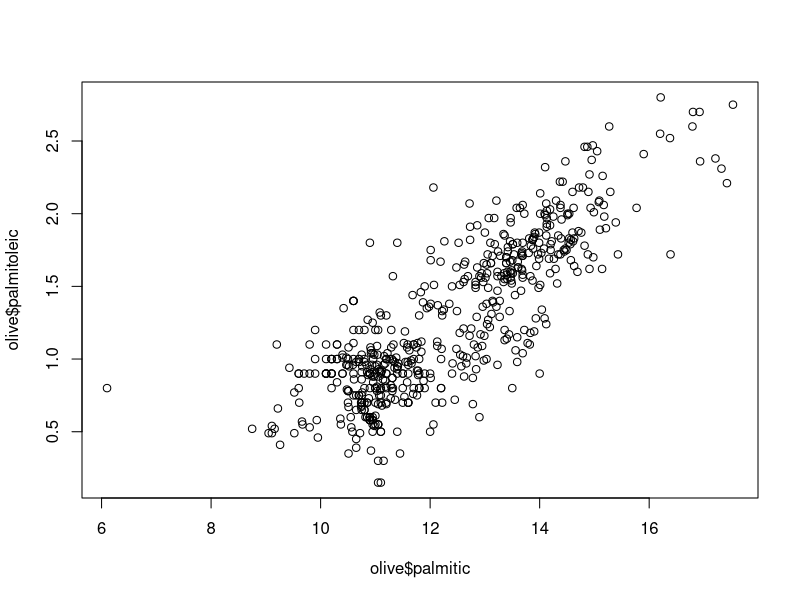
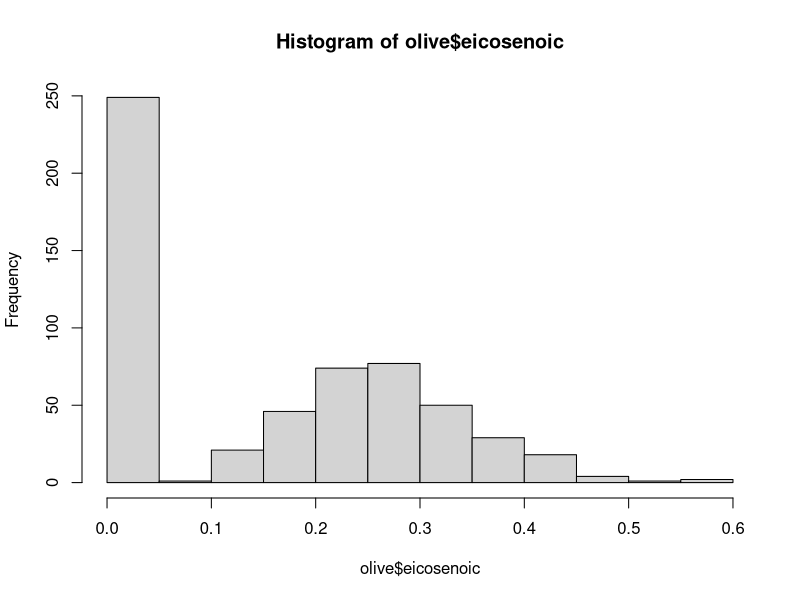
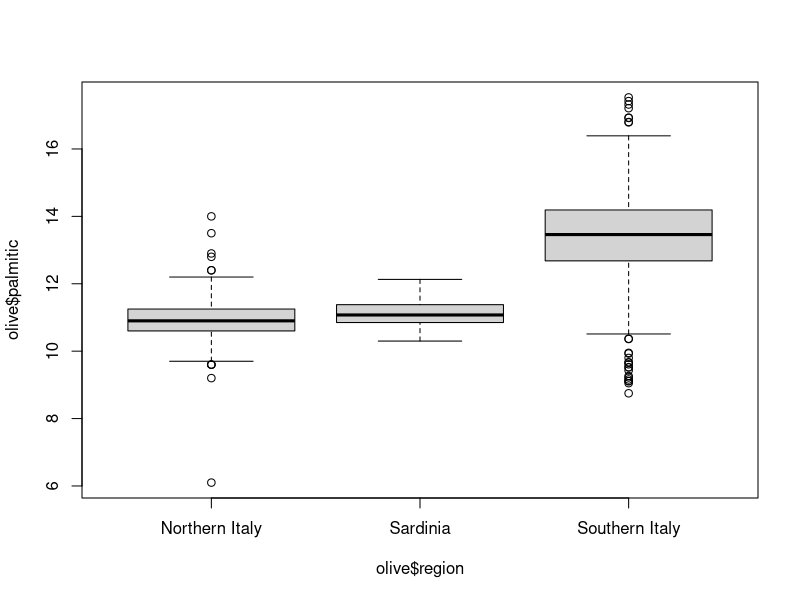
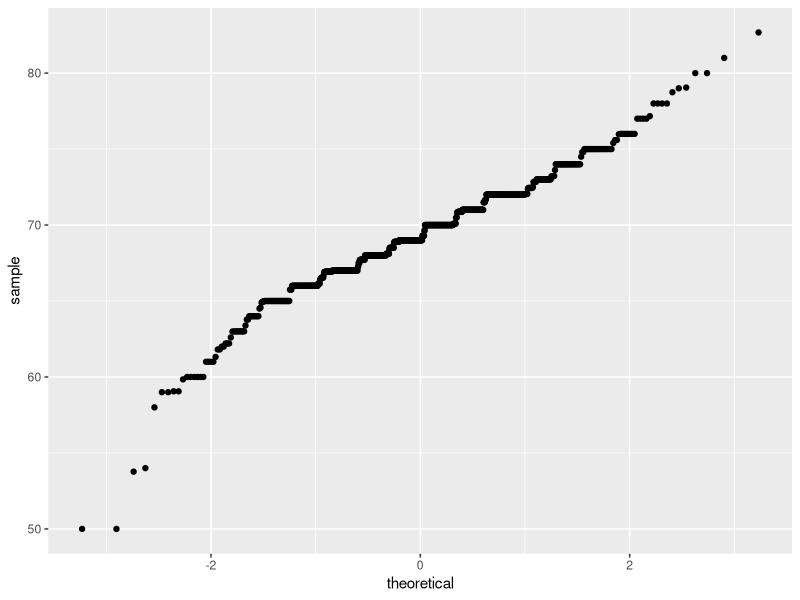
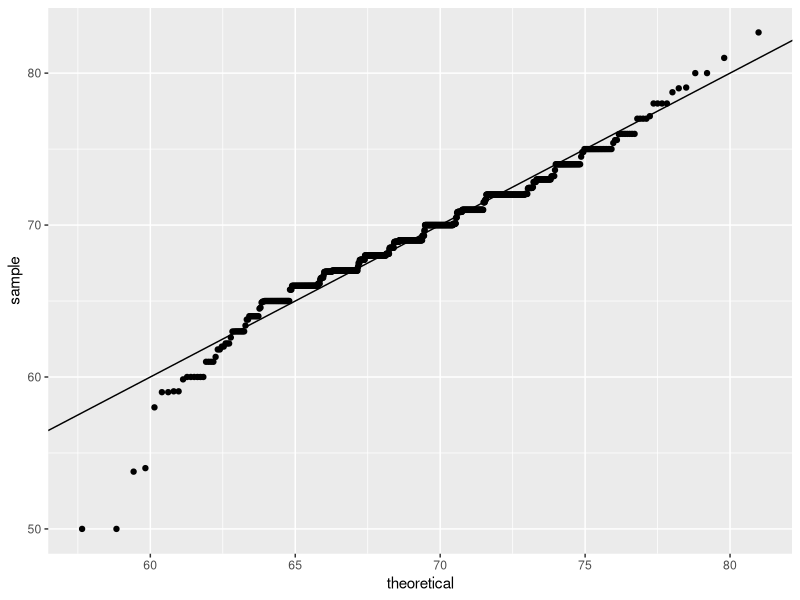
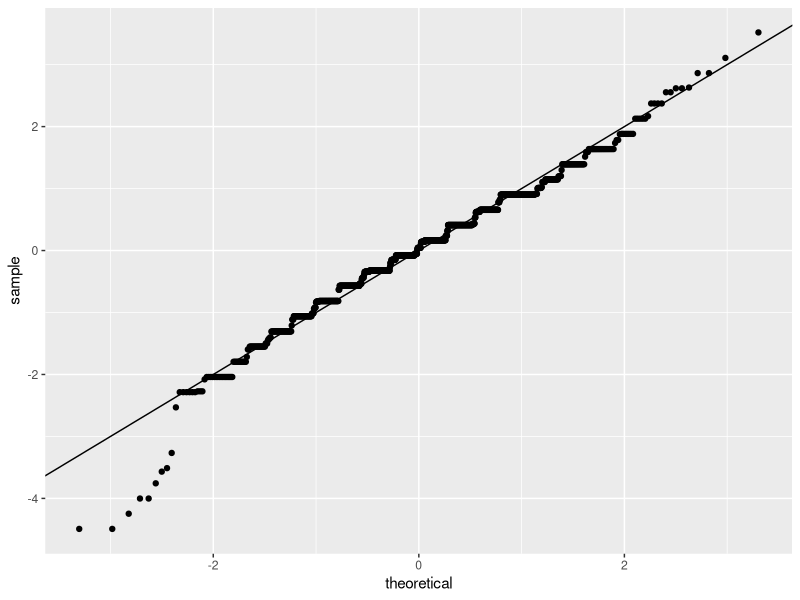

Source code (R) for these figures, in order:
#### Section 1 Assessment

MNF1 <- function(a, b, c)
{
  z <- ((-b + sqrt(b^2 - 4*a*c))/(2*a))
  return(z)
}

MNF2 <- function(a, b, c)
{
  z <- ((-b - sqrt(b^2 - 4*a*c))/(2*a))
  return(z)
}


MNF1(2, -1, -4)

MNF2(2, -1, -4)


log(1024, base = 4)

library(dslabs)
data(movielens)
str(movielens)

nrow(movielens)
ncol(movielens)

nlevels(movielens$genres)










###### Section 3 Assesment
library(dslabs)
library(dplyr)
data(heights)
options(digits = 3)    # report 3 significant digits for all answers

heights <- heights
avg <- mean(heights$height)
ind <- heights$height > avg
sum(ind)

ind2 <- ind & heights$sex == "Female"
sum(ind2)

mean(heights$sex == "Female")

min(heights$height)
match(min(heights$height), heights$height)
heights$sex[match(min(heights$height), heights$height)]

max(heights$height)

x <- 50:82
x2 <- x %in% heights$height
sum(!(x %in% heights$height))

heights2 <- heights %>% mutate(
  ht_cm = 2.54 * height
)

heights2$ht_cm[18]
mean(heights2$ht_cm)

females <- heights2 %>% filter(sex == "Female") 
nrow(females)
mean(females$ht_cm)


library(dslabs)
data(olive)
head(olive)

names(olive)
plot(olive$palmitic, olive$palmitoleic)
hist(olive$eicosenoic)
boxplot(olive$palmitic ~ olive$region)








library(dslabs)
library(tidyverse)
data(heights)

# basic QQ-plot
p <- heights %>% filter(sex == "Male") %>%
  ggplot(aes(sample = height))
p + geom_qq()

# QQ-plot against a normal distribution with same mean/sd as data
params <- heights %>%
  filter(sex == "Male") %>%
  summarize(mean = mean(height), sd = sd(height))
p + geom_qq(dparams = params) +
  geom_abline()

# QQ-plot of scaled data against the standard normal distribution

heights %>% ggplot(aes(sample = scale(height))) + geom_qq() + geom_abline()















####
#### CA1: 
####

rm(list = ls())

library(tidyverse)
library(dslabs)
data(heights)
options(digits = 3)


sum(ifelse(heights$sex == "Female", 1, 2))

mean(ifelse(heights$height > 72, heights$height, 0))

inches_to_ft <- function(inch){
  ft <- inch/12
  return(ft)
}

inches_to_ft(144)

sum(ifelse(inches_to_ft(heights$height) < 5, 1, 0))
